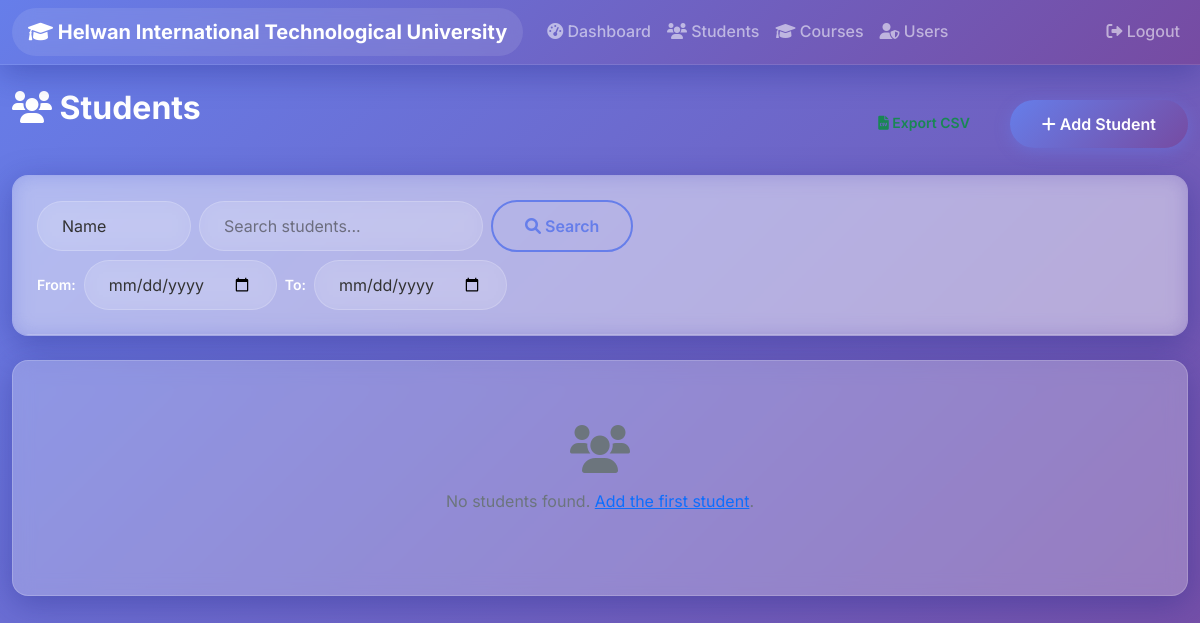
Page /students (signed in) on the earlier database version.
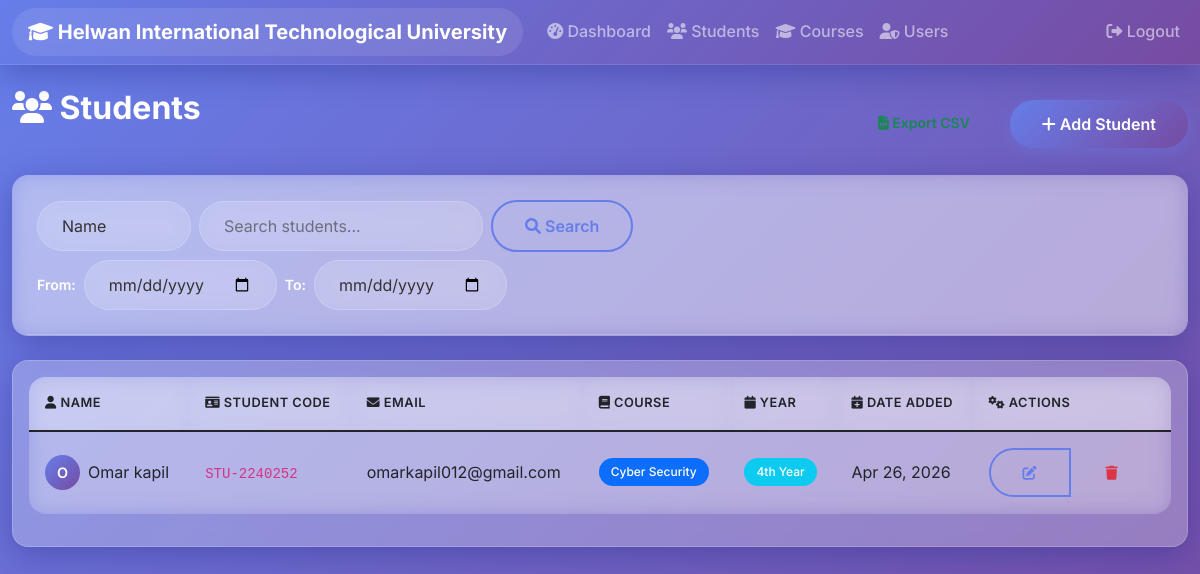
Same page on the later database version.
### models/__init__.py (models this page shows, shortened)
class Student(db.Model):
    __tablename__ = 'students'
    id            = db.Column(db.Integer, primary_key=True)
    name          = db.Column(db.String(150), nullable=False)
    student_code  = db.Column(db.String(50), unique=True, nullable=False)
    email         = db.Column(db.String(150), nullable=False)
    course        = db.Column(db.String(100), nullable=False)
    year          = db.Column(db.String(50), nullable=True)
    date_created  = db.Column(db.DateTime, default=datetime.utcnow)

### routes/students.py (the view)
@students_bp.route('/students')
@login_required
def list_students():
    page          = request.args.get('page', 1, type=int)
    per_page      = 10
    students_list = Student.query.order_by(Student.date_created.desc()).paginate(
        page=page, per_page=per_page, error_out=False
    )
    return render_template('students.html', students=students_list)

### app.py (called while the page is built)
@login_manager.user_loader
def load_user(user_id):
    return db.session.get(User, int(user_id))

### templates/students.html (shortened to what this page needs)
{% extends "base.html" %}
{% block content %}
<div class="row">
    <div class="col-md-12">
        <div class="d-flex justify-content-between align-items-center">
            <h2><i class="fas fa-users"></i> Students</h2>
            <div class="d-flex gap-2">
                <a href="{{ url_for('students.export_students') }}" class="btn btn-outline-success btn-sm">
                    <i class="fas fa-file-csv"></i> Export CSV
                </a>
                <a href="{{ url_for('students.add_student') }}" class="btn btn-primary">
                    <i class="fas fa-plus"></i> Add Student
                </a>
            </div>
        </div>
    </div>
</div>
<div class="row mt-3">
    <div class="col-md-12">
        <div class="card">
            <div class="card-header">
                <form method="GET" action="{{ url_for('students.search_students') }}">
                    <div class="d-flex align-items-center gap-2 flex-wrap">
                        <select name="search_by" class="form-select" style="width: auto;">
                            <option value="name">Name</option>
                        </select>
                        <input type="text" name="q" class="form-control" style="width: auto;" placeholder="Search students...">
                        <button type="submit" class="btn btn-outline-primary">
                            <i class="fas fa-search"></i> Search
                        </button>
                    </div>
                    <div class="d-flex align-items-center gap-2 flex-wrap mt-2">
                        <label class="text-white small mb-0">From:</label>
                        <input type="date" name="date_from" class="form-control"
                               style="width:auto;" title="Search from date">
                        <label class="text-white small mb-0">To:</label>
                        <input type="date" name="date_to" class="form-control"
                               style="width:auto;" title="Search to date">
                    </div>
                </form>
            </div>
        </div>
    </div>
</div>
<div class="row mt-4">
    <div class="col-md-12">
        <div class="card">
            <div class="card-body">
                {% if students.items %}
                <div class="table-responsive">
                    <table class="table table-hover">
                        <thead>
                            <tr>
                                <th><i class="fas fa-user"></i> Name</th>
                                <th><i class="fas fa-id-card"></i> Student Code</th>
                                <th><i class="fas fa-envelope"></i> Email</th>
                                <th><i class="fas fa-book"></i> Course</th>
                                <th><i class="fas fa-calendar"></i> Year</th>
                                <th><i class="fas fa-calendar-plus"></i> Date Added</th>
                                <th><i class="fas fa-cogs"></i> Actions</th>
                            </tr>
                        </thead>
                        <tbody>
                            {% for student in students.items %}
                            <tr>
                                <td>
                                    <div class="d-flex align-items-center">
                                        <div class="avatar-circle me-2">{{ student.name[0].upper() }}</div>
                                        {{ student.name }}
                                    </div>
                                </td>
                                <td><code>{{ student.student_code }}</code></td>
                                <td>{{ student.email }}</td>
                                <td><span class="badge bg-primary">{{ student.course }}</span></td>
                                <td><span class="badge bg-info">{{ student.year }}</span></td>
                                <td>{{ student.date_created.strftime('%b %d, %Y') }}</td>
                                <td>
                                    <div class="btn-group" role="group">
                                        <a href="{{ url_for('students.edit_student', id=student.id) }}"
                                           class="btn btn-outline-primary btn-sm" title="Edit student">
                                            <i class="fas fa-edit"></i>
                                        </a>
                                        <button type="button" class="btn btn-outline-danger btn-sm"
                                                onclick="confirmDelete('/students/delete/{{ student.id }}', '{{ student.name | replace("'", "\\'") }}')"
                                                title="Delete student">
                                            <i class="fas fa-trash"></i>
                                        </button>
                                    </div>
                                </td>
                            </tr>
                            {% endfor %}
                        </tbody>
                    </table>
                </div>
                {% else %}
                <div class="text-center py-5 text-muted">
                    <i class="fas fa-users fa-3x mb-3"></i>
                    <p>No students found. <a href="{{ url_for('students.add_student') }}">Add the first student</a>.</p>
                </div>
                {% endif %}
            </div>
        </div>
    </div>
</div>
{% endblock %}

### templates/base.html (shortened to what this page needs)
<!DOCTYPE html>
<html lang="en">
<head>
    <link href="https://cdn.jsdelivr.net/npm/bootstrap@5.1.3/dist/css/bootstrap.min.css" rel="stylesheet">
    <link href="https://cdnjs.cloudflare.com/ajax/libs/font-awesome/6.0.0/css/all.min.css" rel="stylesheet">
    <link href="{{ url_for('static', filename='css/style.css') }}" rel="stylesheet">
</head>
<body>
    <nav class="navbar navbar-expand-lg navbar-dark bg-primary">
        <div class="container">
            <a class="navbar-brand" href="{{ url_for('dashboard.dashboard') }}">
                <i class="fas fa-graduation-cap"></i> Helwan International Technological University
            </a>
            <div class="collapse navbar-collapse" id="navbarNav">
                <ul class="navbar-nav me-auto">
                    <li class="nav-item">
                        <a class="nav-link" href="{{ url_for('dashboard.dashboard') }}">
                            <i class="fas fa-tachometer-alt"></i> Dashboard
                        </a>
                    </li>
                    <li class="nav-item">
                        <a class="nav-link" href="{{ url_for('students.list_students') }}">
                            <i class="fas fa-users"></i> Students
                        </a>
                    </li>
                    <li class="nav-item">
                        <a class="nav-link" href="{{ url_for('students.list_courses') }}">
                            <i class="fas fa-graduation-cap"></i> Courses
                        </a>
                    </li>
                    <li class="nav-item">
                        <a class="nav-link" href="{{ url_for('users.list_users') }}">
                            <i class="fas fa-user-shield"></i> Users
                        </a>
                    </li>
                </ul>
                <ul class="navbar-nav">
                    <li class="nav-item">
                        <a class="nav-link" href="{{ url_for('auth.logout') }}">
                            <i class="fas fa-sign-out-alt"></i> Logout
                        </a>
                    </li>
                </ul>
            </div>
        </div>
    </nav>
    <div class="container mt-4">
        {% block content %}{% endblock %}
    </div>
</body>
</html>

### static/css/style.css (style rules this page uses)
:root { --primary-gradient: linear-gradient(135deg, #667eea 0%, #764ba2 100%); --secondary-gradient: linear-gradient(135deg, #f093fb 0%, #f5576c 100%); --success-gradient: linear-gradient(135deg, #4facfe 0%, #00f2fe 100%); --info-gradient: linear-gradient(135deg, #43e97b 0%, #38f9d7 100%); --glass-bg: rgba(255, 255, 255, 0.25); --glass-border: rgba(255, 255, 255, 0.18); --shadow-light: 0 8px 32px 0 rgba(31, 38, 135, 0.37); --shadow-dark: 0 8px 32px 0 rgba(0, 0, 0, 0.37); --border-radius: 16px; --transition: all 0.3s cubic-bezier(0.4, 0, 0.2, 1); }
body { font-family: 'Inter', 'Segoe UI', Tahoma, Geneva, Verdana, sans-serif; background: linear-gradient(135deg, #667eea 0%, #764ba2 100%); min-height: 100vh; margin: 0; color: #333; line-height: 1.6; }
.navbar { background: var(--primary-gradient) !important; backdrop-filter: blur(10px); border-bottom: 1px solid rgba(255, 255, 255, 0.1); box-shadow: var(--shadow-light); transition: var(--transition); }
.navbar-brand { font-weight: 700; font-size: 1.25rem; background: rgba(255, 255, 255, 0.1); padding: 0.5rem 1rem; border-radius: 50px; backdrop-filter: blur(10px); transition: var(--transition); }
.nav-link { font-weight: 500; transition: var(--transition); position: relative; }
.nav-link::after { content: ''; position: absolute; width: 0; height: 2px; bottom: -5px; left: 50%; background: white; transition: var(--transition); transform: translateX(-50%); }
.container { max-width: 1400px; }
.card { background: var(--glass-bg); backdrop-filter: blur(10px); border: 1px solid var(--glass-border); border-radius: var(--border-radius); box-shadow: var(--shadow-light); transition: var(--transition); overflow: hidden; }
.card-header { background: rgba(255, 255, 255, 0.1); backdrop-filter: blur(10px); border-bottom: 1px solid rgba(255, 255, 255, 0.2); font-weight: 600; padding: 1.5rem; }
.btn { border-radius: 50px; font-weight: 600; padding: 0.75rem 2rem; transition: var(--transition); border: none; position: relative; overflow: hidden; }
.btn::before { content: ''; position: absolute; top: 0; left: -100%; width: 100%; height: 100%; background: linear-gradient(90deg, transparent, rgba(255, 255, 255, 0.2), transparent); transition: var(--transition); }
.btn-primary { background: var(--primary-gradient); box-shadow: 0 4px 15px rgba(102, 126, 234, 0.4); }
.btn-outline-primary { border: 2px solid; background: transparent; color: #667eea; }
.table { background: rgba(255, 255, 255, 0.1); backdrop-filter: blur(10px); border-radius: var(--border-radius); overflow: hidden; }
.table th { background: rgba(255, 255, 255, 0.2); backdrop-filter: blur(10px); border: none; font-weight: 600; text-transform: uppercase; font-size: 0.8rem; letter-spacing: 0.5px; padding: 1rem; }
.table td { border: none; padding: 1rem; vertical-align: middle; }
.table tbody tr { transition: var(--transition); border-bottom: 1px solid rgba(255, 255, 255, 0.1); }
.form-control, .form-select { background: rgba(255, 255, 255, 0.1); backdrop-filter: blur(10px); border: 1px solid rgba(255, 255, 255, 0.2); border-radius: 50px; padding: 0.75rem 1.5rem; color: #333; transition: var(--transition); }
.form-control::placeholder { color: rgba(51, 51, 51, 0.6); }
h2 { font-weight: 700; font-size: 2rem; color: white; margin-bottom: 2rem; }
.avatar-circle { width: 35px; height: 35px; border-radius: 50%; background: var(--primary-gradient); color: white; display: flex; align-items: center; justify-content: center; font-weight: 600; font-size: 0.9rem; text-transform: uppercase; }
.badge { font-weight: 500; padding: 0.5rem 0.75rem; border-radius: 20px; }
.card { transition: var(--transition); }
.btn-group .btn { margin-right: 0.25rem; }
.btn-group .btn:last-child { margin-right: 0; }
.card { animation: fadeInUp 0.6s ease-out; }
.navbar { animation: slideInLeft 0.8s ease-out; }

Differences in the rows shown:
added Student: name "O", name "Omar kapil", student_code "STU-2240252", email "omarkapil012@gmail.com", course "Cyber Security", year "4th Year", date_created "Apr 26, 2026"
Other differences:
text no longer shown: "No students found. Add the first student ."
text now shown: "NAME STUDENT CODE EMAIL COURSE YEAR DATE ADDED ACTIONS"
